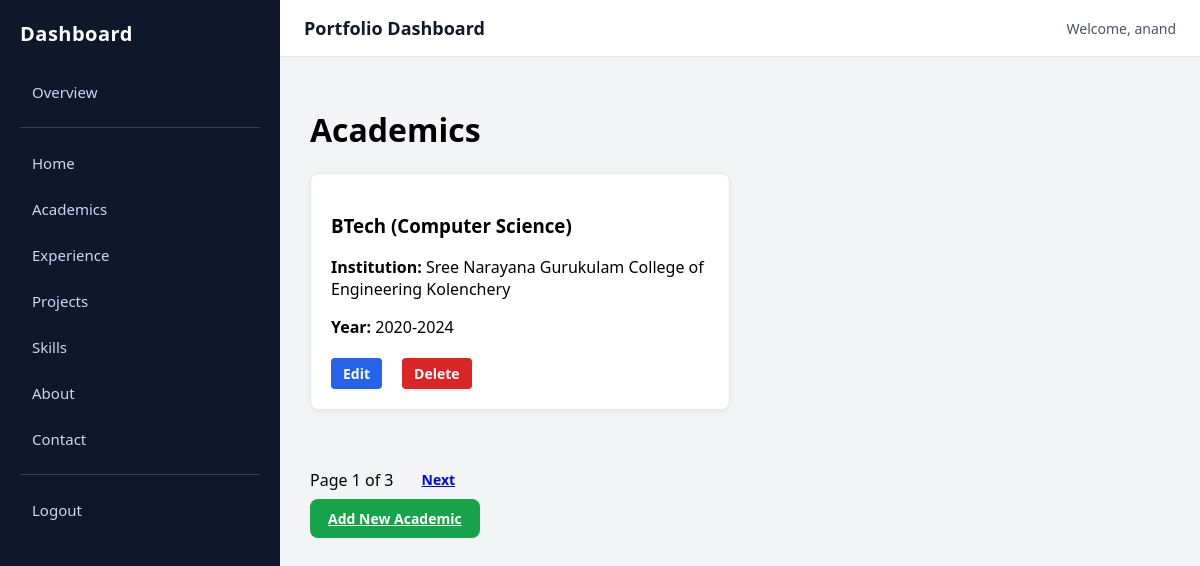
The app's page /dashboard/v1/academics/ (signed in) with its own data.
### portfolio/models.py (models this page shows, shortened)
class Academics(models.Model):
    degree = models.CharField(max_length=150)
    institution = models.CharField(max_length=200)
    year = models.CharField(max_length=50)
    description = models.TextField(blank=True)

### admin_panel/views.py (the view)
# urls.py: path('v1/academics/', views.academics_list, name='academics_list'),
@login_required(login_url='/login/')
def academics_list(request):
    academics = Academics.objects.all().order_by('-year')
    page = request.GET.get('page', 1)
    paginator = Paginator(academics, 1)  # 1 items per page
    try:
        academics_page = paginator.page(page)
    except PageNotAnInteger:
        academics_page = paginator.page(1)
    except EmptyPage:
        academics_page = paginator.page(paginator.num_pages)
    return render(request, 'dashboard/academics_list.html', {
        'academics': academics_page
    })

### admin_panel/templates/dashboard/academics_list.html (shortened to what this page needs)
{% extends "dashboard/base.html" %}
{% block content %}
<h1>Academics</h1>
<div class="cards-container">
  {% for academic in academics %}
  <div class="card">
      <h3>{{ academic.degree }}</h3>
      <p><strong>Institution:</strong> {{ academic.institution }}</p>
      <p><strong>Year:</strong> {{ academic.year }}</p>
      <div class="actions">
          <a href="{% url 'dashboard:academics_edit' academic.id %}" class="btn btn-primary">Edit</a>
          <a href="{% url 'dashboard:academics_delete' academic.id %}" class="btn btn-danger">Delete</a>
      </div>
  </div>
  {% empty %}
  <p>No academics added yet.</p>
  {% endfor %}
</div>
<div class="pagination" style="margin-top: 20px; display:flex; gap:10px; align-items:center;">
    <span>Page {{ academics.number }} of {{ academics.paginator.num_pages }}</span>
    {% if academics.has_next %}
        <a href="?page={{ academics.next_page_number }}" class="btn btn-light">Next</a>
    {% endif %}
</div>
<a href="{% url 'dashboard:academics_add' %}" class="btn btn-success">Add New Academic</a>
{% endblock %}

### admin_panel/templates/dashboard/base.html (shortened to what this page needs)
{% load static %}
<!DOCTYPE html>
<html lang="en">
<head>
    <link rel="stylesheet" href="{% static 'dashboard/css/dashboard.css' %}">
</head>
<body>
    <aside>
        <h3>Dashboard</h3>
        <a href="{% url 'dashboard:dashboard_home' %}">Overview</a>
        <hr>
        <a href="{% url 'dashboard:dashboard_home_edit' %}">Home</a>
        <a href="{% url 'dashboard:academics_list' %}">Academics</a>
        <a href="{% url 'dashboard:experience_list' %}">Experience</a>
        <a href="{% url 'dashboard:project_list' %}">Projects</a>
        <a href="{% url 'dashboard:skill_list' %}">Skills</a>
        <a href="{% url 'dashboard:about_edit' %}">About</a>
        <a href="{% url 'dashboard:contact_edit' %}">Contact</a>
        <hr>
        <form id="logout-form" method="post" action="{% url 'logout' %}">
            <button type="button" onclick="confirmLogout()">Logout</button>
        </form>
    </aside>
    <div class="content">
        <header>
            <h2>Portfolio Dashboard</h2>
            <span>Welcome, {{ request.user.username }}</span>
        </header>
        <main>
            {% block content %}{% endblock %}
        </main>
    </div>
</body>
</html>

### portfolio/static/dashboard/css/dashboard.css (style rules this page uses)
body { font-family: "Segoe UI", Arial, sans-serif; background: #f3f4f6; margin: 0; display: flex; min-height: 100vh; }
aside { width: 240px; background: #0f172a; color: white; padding: 20px; }
aside h3 { margin-top: 0; margin-bottom: 25px; font-size: 20px; letter-spacing: 0.5px; }
aside a, aside button { display: block; width: 100%; color: #cbd5f5; text-decoration: none; padding: 10px 12px; margin-bottom: 6px; font-size: 15px; border-radius: 6px; text-align: left; background: none; border: none; cursor: pointer; font-family: inherit; }
aside hr { border: none; border-top: 1px solid #334155; margin: 15px 0; }
.content { flex: 1; display: flex; flex-direction: column; }
header { background: white; padding: 16px 24px; border-bottom: 1px solid #e5e7eb; display: flex; justify-content: space-between; align-items: center; }
header h2 { margin: 0; font-size: 18px; color: #111827; }
header span { color: #4b5563; font-size: 14px; }
main { padding: 30px; }
.card { background: #fff; border: 1px solid #e2e8f0; padding: 20px; border-radius: 8px; box-shadow: 0 2px 5px rgba(0,0,0,0.05); margin-bottom: 20px; }
.cards-container { display: grid; grid-template-columns: repeat(auto-fill, minmax(300px, 1fr)); gap: 20px; }
.actions a { margin-right: 10px; text-decoration: none; padding: 6px 12px; border-radius: 4px; color: white; }
.btn-primary { background: #2563eb; }
.btn-danger { background: #dc2626; }

### admin_panel/templates/dashboard/base.html (style rules this page uses)
body { margin: 0; min-height: 100vh; display: flex; font-family: "Segoe UI", Arial, sans-serif; background: #f3f4f6; }
aside { width: 240px; background: #0f172a; color: white; padding: 20px; }
aside h3 { margin-bottom: 25px; font-size: 20px; }
aside a, aside button { display: block; width: 100%; color: #cbd5f5; padding: 10px 12px; margin-bottom: 6px; text-decoration: none; font-size: 15px; border-radius: 6px; background: none; border: none; cursor: pointer; text-align: left; }
aside hr { border: none; border-top: 1px solid #334155; margin: 15px 0; }
.content { flex: 1; display: flex; flex-direction: column; }
header { background: white; padding: 16px 24px; border-bottom: 1px solid #e5e7eb; display: flex; justify-content: space-between; align-items: center; }
header h2 { margin: 0; font-size: 18px; color: #111827; }
header span { font-size: 14px; color: #4b5563; }
main { padding: 30px; }
.btn { padding: 10px 18px; border-radius: 8px; font-size: 14px; font-weight: 600; cursor: pointer; border: none; display: inline-flex; align-items: center; justify-content: center; }
.btn-primary { background-color: #2563eb; color: #ffffff; }
.btn-success { background-color: #16a34a; color: #ffffff; }
.btn-danger { background-color: #dc2626; color: #ffffff; }
.cards-container { display: grid; gap: 20px; grid-template-columns: repeat(auto-fill, minmax(300px, 1fr)); margin-bottom: 30px; }
.actions { margin-top: 20px; display: flex; gap: 10px; }

### records on screen
Academics: degree "BTech (Computer Science)", institution "Sree Narayana Gurukulam College of Engineering Kolenchery", year "2020-2024"

### other values on screen
{{ request.user.username }} "anand"
{{ academics.number }} "1"
{{ academics.paginator.num_pages }} "3"
